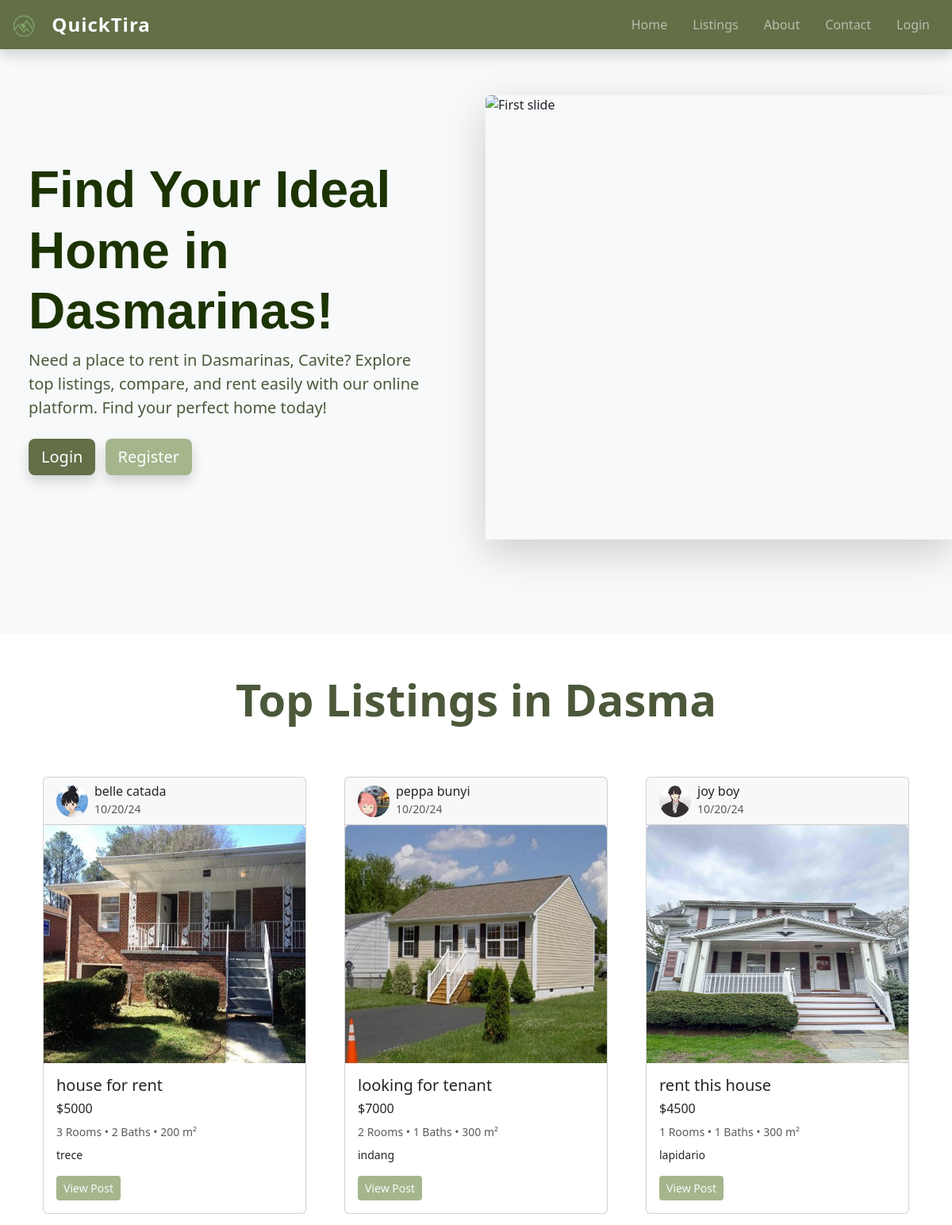
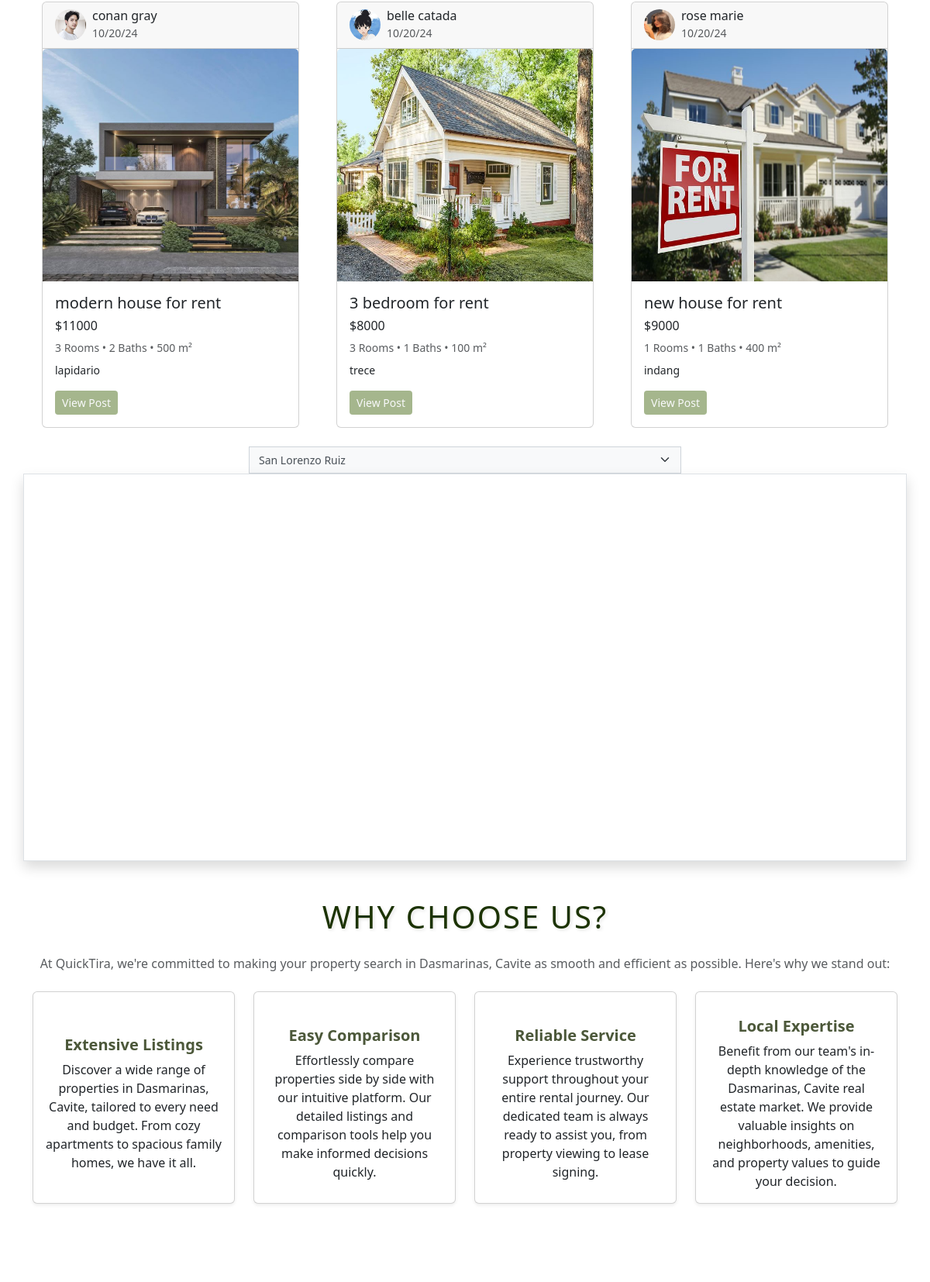
The page /frontend/landing_page.php (upper part) on the database its author committed (2 pictures, top to bottom).
### tables this page shows
CREATE TABLE `post_property` (
  `post_id` int(11) NOT NULL,
  `landlord_id` int(11) DEFAULT NULL,
  `post_title` varchar(255) DEFAULT NULL,
  `post_images` varchar(255) DEFAULT NULL,
  `post_price` int(11) DEFAULT NULL,
  `post_description` text DEFAULT NULL,
  `post_location` varchar(255) DEFAULT NULL,
  `room_count` int(11) DEFAULT NULL,
  `bathroom_count` int(11) DEFAULT NULL,
  `sqr_meters` int(11) DEFAULT NULL,
  `post_created_at` varchar(255) DEFAULT NULL,
  `address` varchar(255) DEFAULT NULL,
  `post_status` varchar(255) DEFAULT NULL
);

create table landlords(
account_id int AUTO_INCREMENT primary key,
fullname varchar(255),
email varchar(255),
username varchar(255),
password varchar(255),
contact varchar(255),
account_type varchar(255),
profile_picture varchar(255)  
);

### backend/class/database.php (called while the page is built, shortened)
<?php
class Database{
    public function pdo()
    {
        return new PDO("mysql:host=localhost; user=root; dbname=quicktira;");
    }
    public function get($query, $data = [], $type)
    {
        $pdo = $this->pdo();
        $stmt = $pdo->prepare($query);
        $stmt->execute($data);
        switch($type)
        {
            case "fetchAll":
                return $stmt->fetchAll(PDO::FETCH_ASSOC);
            break;
        }
    }
}

### frontend/landing_page.php (the view, shortened to what this page needs)
<?php
require_once ('../backend/Aglobal_file.php');
$property_data = $database->get('select * from post_property join landlords on post_property.landlord_id = landlords.account_id LIMIT 6', [], 'fetchAll');
?>
<!DOCTYPE html>
<html lang="en">
<head>
    <link href="https://cdn.jsdelivr.net/npm/bootstrap@5.3.3/dist/css/bootstrap.min.css" rel="stylesheet">
    <link rel="stylesheet" href="https://unpkg.com/leaflet@1.9.4/dist/leaflet.css" />
</head>
<body style="margin: 0;">
    <?php require('public_component/navbar.php'); ?>
    <div class="container-fluid p-0" style="position: relative; z-index: 1;">
        <div class="card vh-100 border-0" style="background-color: #f8f9fa;">
            <div class="row h-100 align-items-center">
                <div class="col-lg-6 mb-5 mb-lg-0 px-5 text-center text-lg-start">
                    <h1 class="display-3 fw-bold" style="color: #1c3302; font-family: 'Arial', sans-serif;">Find Your Ideal Home in Dasmarinas!</h1>
                    <p class="lead" style="color: #4c583a;">Need a place to rent in Dasmarinas, Cavite? Explore top listings, compare, and rent easily with our online platform. Find your perfect home today!</p>
                    <div class="mt-4">
                        <a href='login_page.php' class="btn btn-primary btn-lg me-2 shadow" style="background-color: #626F47; border: none;">Login</a>
                        <a href='register_page.php' class="btn btn-secondary btn-lg shadow" style="background-color: #A5B68D; border: none;">Register</a>
                    </div>
                </div>
                <div class="col-lg-6 h-100 d-none d-lg-flex align-items-center ">
                    <div id="homeCarousel" class="carousel slide shadow-lg w-100 " data-bs-ride="carousel">
                        <div class="carousel-inner rounded">
                            <div class="carousel-item active">
                                <img class="d-block w-100 img-fluid" src="image/website_image/house-1.png" alt="First slide" style="height: 70vh; object-fit: cover;">
                            </div>
                        </div>
                        <button class="carousel-control-prev" type="button" data-bs-target="#homeCarousel" data-bs-slide="prev">
                            <span class="carousel-control-prev-icon" aria-hidden="true"></span>
                        </button>
                        <button class="carousel-control-next" type="button" data-bs-target="#homeCarousel" data-bs-slide="next">
                            <span class="carousel-control-next-icon" aria-hidden="true"></span>
                        </button>
                    </div>
                </div>
            </div>
        </div>
    </div>
    <div class="container mt-5">
        <div class="text-center mb-5">
            <h2 class="display-4 fw-bold" style="color: #4c583a;">Top Listings in Dasma</h2>
        </div>
        <div class="row mb-4">
        <?php foreach ($property_data as $property): ?>
            <div class="col-12 col-md-4">
                <form class="container mt-3" action="landing.listing.view.php" method="post">
                    <div class="card">
                        <div class="card-header d-flex align-items-center">
                            <img src="image/profile_image/<?=$property['profile_picture']?>" alt="Profile" class="rounded-circle me-2" style="width: 40px; height: 40px;">
                            <div>
                                <h6 class="card-title mb-0"> <?=$property['fullname']?> </h6>
                                <small class="text-muted"><?=$property['post_created_at']?></small>
                            </div>
                        </div>
                        <img src="image/post_property_image/<?=$property['post_images']?>" alt="Property" class="card-img-top img-fluid" style="width:100%; height:300px;">
                        <div class="card-body">
                            <h5 class="card-title"><?=$property['post_title']?></h5>
                            <h6 class="mb-2">$<?=$property['post_price']?></h6>
                            <div class="d-flex justify-content-between mb-2">
                                <small class="text-muted"><?=$property['room_count']?> Rooms • <?=$property['bathroom_count']?> Baths • <?=$property['sqr_meters']?> m²</small>
                            </div>
                            <p class="card-text small"><i class="bi bi-geo-alt-fill"></i> <?=$property['post_location']?></p>
                            <input type='submit' class="btn btn-sm text-light" value='View Post' style="background-color: #A5B68D">
                        </div>
                    </div>
                </form>
            </div>
        <?php endforeach; ?>
        </div>
    </div>
    <div class="container text-center mx-auto">
        <select class="form-select form-select-sm rounded-0 mx-auto" id="location" name="location" style="width: 50%; background-color: #f8f9fa; border: 1px solid #ced4da; padding: 0.375rem 0.75rem; font-size: 0.875rem; line-height: 1.5; color: #495057;">
            <option value="San Lorenzo Ruiz">San Lorenzo Ruiz</option>
        </select>
    </div>
    <div class="container border shadow" style="height: 500px;" id='map'>
    </div>
    <div class="container mt-5">
        <h2 class="text-center mb-4" style="color: #1c3302; font-size: 2.5rem; text-transform: uppercase; letter-spacing: 2px; text-shadow: 2px 2px 4px rgba(0,0,0,0.1);">Why Choose Us?</h2>
        <p class="text-center mb-4 text-muted">At QuickTira, we're committed to making your property search in Dasmarinas, Cavite as smooth and efficient as possible. Here's why we stand out:</p>
        <div class="row justify-content-center">
            <div class="col-md-3 mb-4">
                <div class="card h-100 shadow-sm transition-hover">
                    <div class="card-body text-center d-flex flex-column justify-content-center">
                        <h5 class="card-title" style="color: #4c583a; font-weight: bold;">Extensive Listings</h5>
                        <p class="card-text">Discover a wide range of properties in Dasmarinas, Cavite, tailored to every need and budget. From cozy apartments to spacious family homes, we have it all.</p>
                    </div>
                </div>
            </div>
            <div class="col-md-3 mb-4">
                <div class="card h-100 shadow-sm transition-hover">
                    <div class="card-body text-center d-flex flex-column justify-content-center">
                        <h5 class="card-title" style="color: #4c583a; font-weight: bold;">Easy Comparison</h5>
                        <p class="card-text">Effortlessly compare properties side by side with our intuitive platform. Our detailed listings and comparison tools help you make informed decisions quickly.</p>
                    </div>
                </div>
            </div>
            <div class="col-md-3 mb-4">
                <div class="card h-100 shadow-sm transition-hover">
                    <div class="card-body text-center d-flex flex-column justify-content-center">
                        <h5 class="card-title" style="color: #4c583a; font-weight: bold;">Reliable Service</h5>
                        <p class="card-text">Experience trustworthy support throughout your entire rental journey. Our dedicated team is always ready to assist you, from property viewing to lease signing.</p>
                    </div>
                </div>
            </div>
            <div class="col-md-3 mb-4">
                <div class="card h-100 shadow-sm transition-hover">
                    <div class="card-body text-center d-flex flex-column justify-content-center">
                        <h5 class="card-title" style="color: #4c583a; font-weight: bold;">Local Expertise</h5>
                        <p class="card-text">Benefit from our team's in-depth knowledge of the Dasmarinas, Cavite real estate market. We provide valuable insights on neighborhoods, amenities, and property values to guide your decision.</p>
                    </div>
                </div>
            </div>
        </div>
    </div>
</body>
</html>

### rows shown on the page
post_property: landlord.profile_picture (picture), landlord.fullname "belle catada", post_created_at "10/20/24", post_images (picture), post_title "house for rent", post_price "5000", room_count "3", bathroom_count "2", sqr_meters "200", post_location "trece"
post_property: landlord.profile_picture (picture), landlord.fullname "peppa bunyi", post_created_at "10/20/24", post_images (picture), post_title "looking for tenant", post_price "7000", room_count "2", bathroom_count "1", sqr_meters "300", post_location "indang"
post_property: landlord.profile_picture (picture), landlord.fullname "joy boy", post_created_at "10/20/24", post_images (picture), post_title "rent this house", post_price "4500", room_count "1", bathroom_count "1", sqr_meters "300", post_location "lapidario"
post_property: landlord.profile_picture (picture), landlord.fullname "conan gray", post_created_at "10/20/24", post_images (picture), post_title "modern house for rent", post_price "11000", room_count "3", bathroom_count "2", sqr_meters "500", post_location "lapidario"
post_property: landlord.profile_picture (picture), landlord.fullname "belle catada", post_created_at "10/20/24", post_images (picture), post_title "3 bedroom for rent", post_price "8000", room_count "3", bathroom_count "1", sqr_meters "100", post_location "trece"
post_property: landlord.profile_picture (picture), landlord.fullname "rose marie", post_created_at "10/20/24", post_images (picture), post_title "new house for rent", post_price "9000", room_count "1", bathroom_count "1", sqr_meters "400", post_location "indang"
